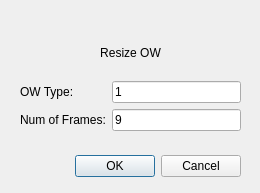
<?xml version="1.0" encoding="UTF-8"?>
<ui version="4.0">
 <class>Dialog</class>
 <widget class="QDialog" name="Dialog">
  <property name="geometry">
   <rect>
    <x>0</x>
    <y>0</y>
    <width>260</width>
    <height>193</height>
   </rect>
  </property>
  <property name="windowTitle">
   <string>Dialog</string>
  </property>
  <widget class="QDialogButtonBox" name="buttonBox">
   <property name="geometry">
    <rect>
     <x>30</x>
     <y>150</y>
     <width>211</width>
     <height>32</height>
    </rect>
   </property>
   <property name="orientation">
    <enum>Qt::Horizontal</enum>
   </property>
   <property name="standardButtons">
    <set>QDialogButtonBox::Cancel|QDialogButtonBox::Ok</set>
   </property>
  </widget>
  <widget class="QWidget" name="gridLayoutWidget">
   <property name="geometry">
    <rect>
     <x>20</x>
     <y>30</y>
     <width>221</width>
     <height>101</height>
    </rect>
   </property>
   <layout class="QGridLayout" name="gridLayout">
    <item row="1" column="0">
     <widget class="QLabel" name="label_2">
      <property name="text">
       <string>OW Type:</string>
      </property>
     </widget>
    </item>
    <item row="2" column="0">
     <widget class="QLabel" name="label_3">
      <property name="text">
       <string>Num of Frames:</string>
      </property>
     </widget>
    </item>
    <item row="1" column="1">
     <widget class="QLineEdit" name="owTypeLineEdit">
      <property name="text">
       <string>1</string>
      </property>
     </widget>
    </item>
    <item row="0" column="0" colspan="2">
     <widget class="QLabel" name="label">
      <property name="text">
       <string>Resize OW</string>
      </property>
      <property name="alignment">
       <set>Qt::AlignCenter</set>
      </property>
     </widget>
    </item>
    <item row="2" column="1">
     <widget class="QLineEdit" name="framesNumLineEdit">
      <property name="text">
       <string>9</string>
      </property>
     </widget>
    </item>
   </layout>
  </widget>
 </widget>
 <resources/>
 <connections>
  <connection>
   <sender>buttonBox</sender>
   <signal>accepted()</signal>
   <receiver>Dialog</receiver>
   <slot>accept()</slot>
   <hints>
    <hint type="sourcelabel">
     <x>248</x>
     <y>254</y>
    </hint>
    <hint type="destinationlabel">
     <x>157</x>
     <y>274</y>
    </hint>
   </hints>
  </connection>
  <connection>
   <sender>buttonBox</sender>
   <signal>rejected()</signal>
   <receiver>Dialog</receiver>
   <slot>reject()</slot>
   <hints>
    <hint type="sourcelabel">
     <x>316</x>
     <y>260</y>
    </hint>
    <hint type="destinationlabel">
     <x>286</x>
     <y>274</y>
    </hint>
   </hints>
  </connection>
 </connections>
</ui>
